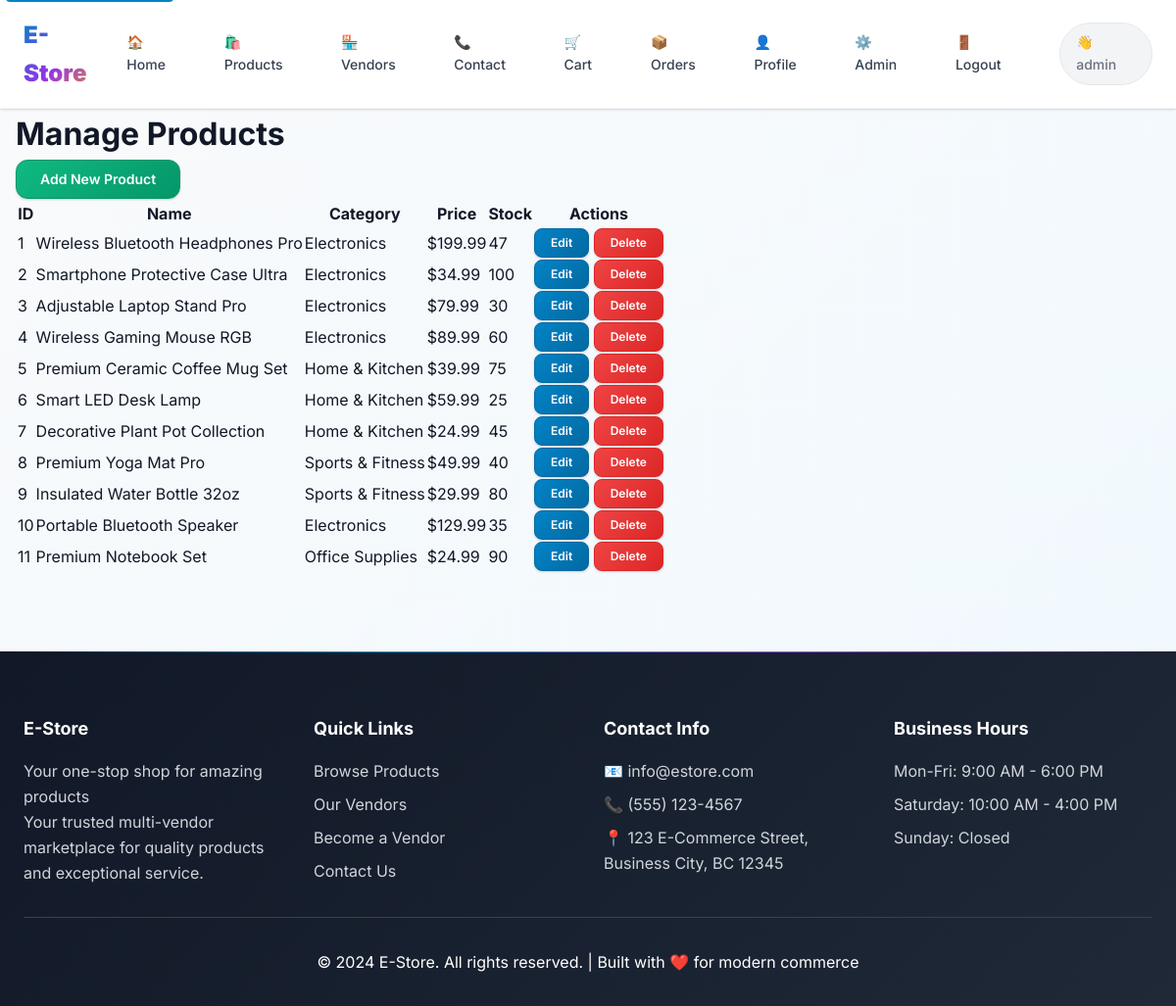
The app's page /admin/products (signed in) with its own data.
### app.py (models this page shows)
class Product(db.Model):
    id = db.Column(db.Integer, primary_key=True)
    name = db.Column(db.String(100), nullable=False)
    description = db.Column(db.Text)
    price = db.Column(db.Float, nullable=False)
    stock = db.Column(db.Integer, default=0)
    category = db.Column(db.String(50))
    image_url = db.Column(db.String(200))
    vendor_id = db.Column(db.Integer, db.ForeignKey('vendor.id'), nullable=True)
    is_featured = db.Column(db.Boolean, default=False)
    discount_percentage = db.Column(db.Float, default=0.0)
    tags = db.Column(db.String(200))  # Comma-separated tags
    weight = db.Column(db.Float)  # For shipping calculations
    dimensions = db.Column(db.String(50))  # LxWxH
    brand = db.Column(db.String(50))
    sku = db.Column(db.String(50), unique=True)
    status = db.Column(db.String(20), default='active')  # active, inactive, pending
    created_at = db.Column(db.DateTime, default=datetime.utcnow)
    updated_at = db.Column(db.DateTime, default=datetime.utcnow, onupdate=datetime.utcnow)

### app.py (the view)
@app.route('/admin/products')
@admin_required
def admin_products():
    products = Product.query.all()
    return render_template('admin/products.html', products=products)

### app.py (called while the page is built)
@app.context_processor
def inject_store_config():
    return dict(store_config=STORE_CONFIG)

def admin_required(f):
    from functools import wraps
    @wraps(f)
    def decorated_function(*args, **kwargs):
        if 'user_id' not in session:
            return redirect(url_for('login'))
        user = User.query.get(session['user_id'])
        if not user or user.role != 'admin':
            flash('Admin access required')
            return redirect(url_for('index'))
        return f(*args, **kwargs)
    return decorated_function

### templates/admin/products.html (shortened to what this page needs)
{% extends "base.html" %}
{% block content %}
<div class="container">
    <div class="admin-header">
        <h1>Manage Products</h1>
        <a href="{{ url_for('add_product') }}" class="btn btn-success">Add New Product</a>
    </div>
    {% if products %}
    <table class="admin-table">
        <thead>
            <tr>
                <th>ID</th>
                <th>Name</th>
                <th>Category</th>
                <th>Price</th>
                <th>Stock</th>
                <th>Actions</th>
            </tr>
        </thead>
        <tbody>
            {% for product in products %}
            <tr>
                <td>{{ product.id }}</td>
                <td>{{ product.name }}</td>
                <td>{{ product.category }}</td>
                <td>${{ "%.2f"|format(product.price) }}</td>
                <td>{{ product.stock }}</td>
                <td class="actions">
                    <a href="{{ url_for('edit_product', id=product.id) }}" class="btn btn-sm btn-primary">Edit</a>
                    <a href="{{ url_for('delete_product', id=product.id) }}"
                       class="btn btn-sm btn-danger"
                       onclick="return confirm('Are you sure you want to delete this product?')">Delete</a>
                </td>
            </tr>
            {% endfor %}
        </tbody>
    </table>
    {% else %}
    <p>No products found.</p>
    {% endif %}
</div>
{% endblock %}

### records on screen
Product: id "1", name "Wireless Bluetooth Headphones Pro", category "Electronics", price "199.99", stock "47"
Product: id "2", name "Smartphone Protective Case Ultra", category "Electronics", price "34.99", stock "100"
Product: id "3", name "Adjustable Laptop Stand Pro", category "Electronics", price "79.99", stock "30"
Product: id "4", name "Wireless Gaming Mouse RGB", category "Electronics", price "89.99", stock "60"
Product: id "5", name "Premium Ceramic Coffee Mug Set", category "Home & Kitchen", price "39.99", stock "75"
Product: id "6", name "Smart LED Desk Lamp", category "Home & Kitchen", price "59.99", stock "25"
Product: id "7", name "Decorative Plant Pot Collection", category "Home & Kitchen", price "24.99", stock "45"
Product: id "8", name "Premium Yoga Mat Pro", category "Sports & Fitness", price "49.99", stock "40"
Product: id "9", name "Insulated Water Bottle 32oz", category "Sports & Fitness", price "29.99", stock "80"
Product: id "10", name "Portable Bluetooth Speaker", category "Electronics", price "129.99", stock "35"
Product: id "11", name "Premium Notebook Set", category "Office Supplies", price "24.99", stock "90"

### other values on screen
{{ store_config.name }} "E-Store"
{{ session.username }} "admin"
{{ store_config.description }} "Your one-stop shop for amazing products"
{{ store_config.contact.email }} "info@estore.com"
{{ store_config.contact.phone }} "(555) 123-4567"
{{ store_config.contact.address }} "123 E-Commerce Street, Business City, BC 12345"
{{ store_config.business_hours.monday_friday }} "9:00 AM - 6:00 PM"
{{ store_config.business_hours.saturday }} "10:00 AM - 4:00 PM"
{{ store_config.business_hours.sunday }} "Closed"
